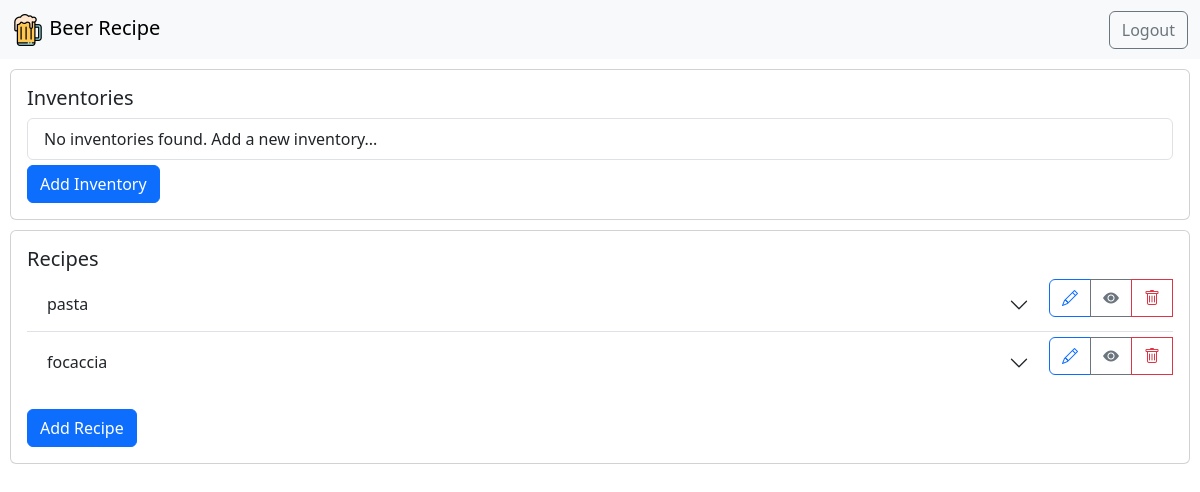
/beerRecipe/home/ (signed in), run on an earlier commit of the app's database.
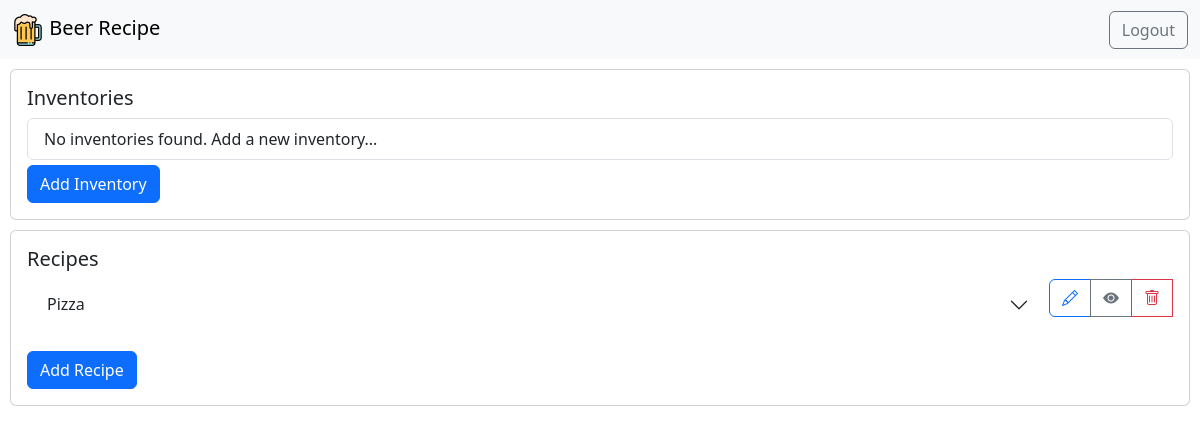
And on a later commit of the database.
### beerRecipe/models.py (models this page shows, shortened)
class Recipe(models.Model):
    name = models.CharField(max_length=200)
    litre = models.DecimalField(decimal_places=2, max_digits=10)
    ebc = models.DecimalField(decimal_places=2, max_digits=10)
    ibu = models.DecimalField(decimal_places=2, max_digits=10)
    id_user = models.ForeignKey(User, on_delete=models.CASCADE)
    ingredients = models.ManyToManyField(Ingredient, through='IngredientRecipe')
    class Meta:
        verbose_name_plural = "Recipes"

### beerRecipe/views.py (the view)
# urls.py: 2. Add a URL to urlpatterns:  path('', views.home, name='home')
@login_required
def home(request):
    recipes = Recipe.objects.all()
    steps = Step.objects.all()
    inventories = Inventory.objects.all()
    return render(request, 'beerRecipe/home.html', {'recipes': recipes, 'steps': steps, 'inventories': inventories})

### beerRecipe/templates/beerRecipe/home.html (shortened to what this page needs)
{% extends 'beerRecipe/baseHome.html' %}
{% load crispy_forms_filters %}
{% block content %}
    <div class="card" style="margin: 10px">
        <div class="card-body">
            <h5 class="card-title">Inventories</h5>
            <ul class="list-group">
                {% for inventory in inventories %}
                    <li class="list-group-item d-flex justify-content-between align-items-center">
                        <a class="btn btn-link" href="{% url 'inventory' %}">{{ inventory.name }}</a>
                        <a class="btn btn-danger rounded-pill" style="height: fit-content">
                            <i class="bi bi-trash"></i>
                        </a>
                    </li>
                {% empty %}
                    <li class="list-group-item">No inventories found. Add a new inventory...</li>
                {% endfor %}
            </ul>
            <a type="button" class="btn btn-primary" style="margin-top: 5px" href="{% url 'add-inventory' %}">Add
                Inventory
            </a>
        </div>
    </div>
    <div class="card" style="margin: 10px">
        <div class="card-body">
            <h5 class="card-title">Recipes</h5>
            <div class="accordion accordion-flush" id="accordionFlushRecipe">
                {% for recipe in recipes %}
                    <div class="accordion-item" style="margin-bottom: 5px">
                        <h2 class="accordion-header d-flex justify-content-between">
                            <button class="accordion-button collapsed" type="button" data-bs-toggle="collapse"
                                    data-bs-target="#flush-collapse{{ recipe.id }}" aria-expanded="false"
                                    aria-controls="flush-collapse{{ recipe.id }}">
                                {{ recipe.name }}
                            </button>
                            <div class="btn-group" role="group" aria-label="Basic outlined example">
                                <a class="btn btn-outline-primary" , style="height: fit-content"
                                   href="{% url 'edit_recipe' recipe.id %}">
                                    <i class="bi bi-pencil"></i>
                                </a>
                                <a class="btn btn-outline-secondary" , style="height: fit-content"
                                   data-bs-toggle="modal" data-bs-target="#viewSteps{{ recipe.id }}">
                                    <i class="bi bi-eye-fill"></i>
                                </a>
                                <a class="btn btn-outline-danger" , style="height: fit-content" data-bs-toggle="modal"
                                   data-bs-target="#deleteRecipe">
                                    <i class="bi bi-trash"></i>
                                </a>
                            </div>
                        </h2>
                    </div>
                {% empty %}
                    <li class="list-group-item">No recipes found. Add a new recipe...</li>
                {% endfor %}
            </div>
            <a class="btn btn-primary" style="margin-top: 15px" href="{% url 'recipes' %}">
                Add Recipe
            </a>
        </div>
    </div>
{% endblock %}

### beerRecipe/templates/beerRecipe/baseHome.html (shortened to what this page needs)
<!DOCTYPE html>
<html lang="en">
<head>
    <link href="https://cdn.jsdelivr.net/npm/bootstrap@5.3.3/dist/css/bootstrap.min.css" rel="stylesheet"
>
    <link rel="stylesheet" href="https://cdn.jsdelivr.net/npm/bootstrap-icons@1.11.3/font/bootstrap-icons.min.css">
</head>
<body>
<nav class="navbar bg-body-tertiary">
    <div class="container-fluid">
        <a class="navbar-brand">
            {% load static %}
            <img src="{% static 'beerRecipe/beer.png' %}" alt="logo" width="32" height="32"
                 class="d-inline-block align-text-top">
            Beer Recipe
        </a>
        <form method="post" action="{% url 'logout_user' %}">
            <button type="submit" class="btn btn-outline-secondary">Logout</button>
        </form>
    </div>
</nav>
{% block content %}
{% endblock %}
</body>
</html>

What changed in the data, as far as the page shows it:
removed Recipe: name "pasta"
removed Recipe: name "focaccia"
added Recipe: name "Pizza"
